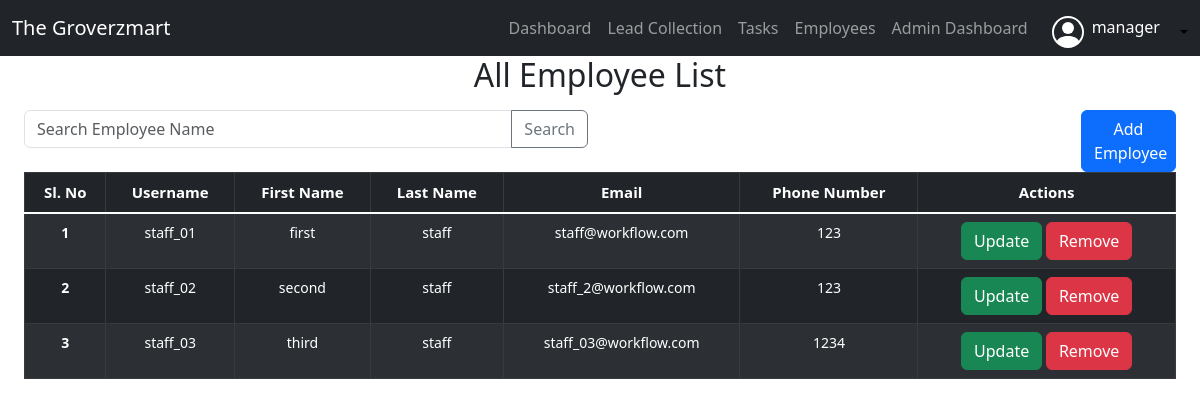
Page /view/staffs/ (signed in) on the earlier database version.
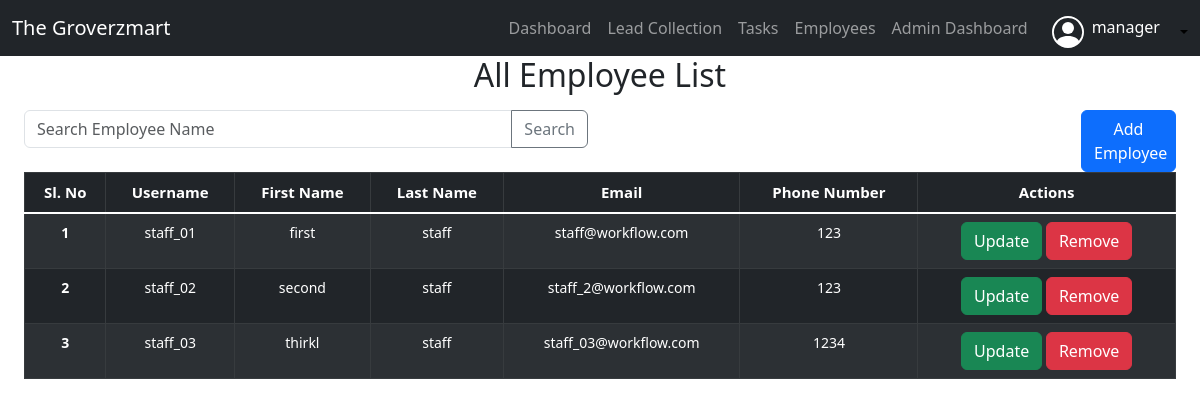
Same page on the later database version.
### workflow_app/models.py (models this page shows, shortened)
class Staff(models.Model):
    user = models.OneToOneField(User, on_delete=models.CASCADE)
    first_name = models.CharField(max_length=255)
    last_name = models.CharField(max_length=255)
    email = models.EmailField(default="no-email@workflow.com")
    phone_number = models.CharField(max_length=255)

### workflow_app/views.py (the view)
# urls.py: path('view/staffs/',view_staffs,name='view_staffs'),
@user_passes_test(is_superuser, login_url='access_denied')
def view_staffs(request):
    all_staff_data = Staff.objects.all()
    context = {
        'page_title': 'View Staffs',
        'all_staff_data': all_staff_data,
    }
    return render(request, 'staff/view_staffs.html', context)

### workflow_app/views.py (called while the page is built)
def is_superuser(user):
    return user.is_superuser

### templates/staff/view_staffs.html (shortened to what this page needs)
{% extends 'base.html' %}
{% block start %}
{% load static %}
<div class="ml-sm-auto px-4">
  <h2 class='text-center'>All Employee List</h2>
  <div class="mx-auto col-12 mt-3">
    <div class="row justify-content-between">
      <div class="col-md-6">
        <form>
          <div class="input-group mb-3">
            <input name="search" class="form-control" placeholder="Search Employee Name"
              aria-describedby="button-addon2">
            <button class="btn btn-outline-secondary" type="submit" id="button-addon2">Search</button>
          </div>
        </form>
      </div>
      {% if user.is_superuser %}
      <div class="col-md-4 text-end">
        <a href="{% url 'add_staff' %}" class="btn btn-primary" style="width: 95px;">Add Employee</a>
      </div>
      {% endif %}
    </div>
  </div>
  <table class="table table-dark table-striped table-bordered table-hover">
    <thead class="text-center">
      <tr style="font-size: 15px;">
        <th scope="col">Sl. No</th>
        <th scope="col">Username</th>
        <th scope="col">First Name</th>
        <th scope="col">Last Name</th>
        <th scope="col">Email</th>
        <th scope="col">Phone Number</th>
        <th scope="col">Actions</th>
      </tr>
    </thead>
    <tbody class="table-group-divider text-center">
      {% for staff in all_staff_data %}
      <tr style="font-size: 14px;">
        <th scope="row">{{forloop.counter}}</th>
        <td>{{staff.user}}</td>
        <td>{{staff.first_name}}</td>
        <td>{{staff.last_name}}</td>
        <td>{{staff.email}}</td>
        <td>{{staff.phone_number}}</td>
        <td>
          <a href="{% url 'update_staff' staff.id %}" class="btn btn-success">Update</a>
          <a href="{% url 'remove_staff' staff.id %}" class="btn btn-danger" data-bs-toggle='modal'
            data-bs-target="#remove_staff{{staff.id}}">Remove</a>
        </td>
        {% endfor %}
    </tbody>
  </table>
</div>
{% endblock %}

Differences in the rows shown:
changed Staff "staff_03@workflow.com": first_name "third" → "thirkl"
